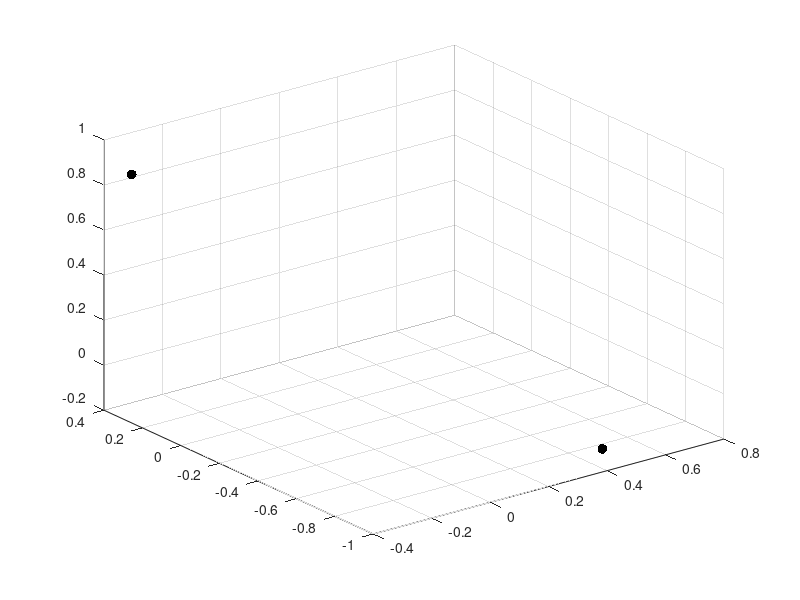

This figure's MATLAB source: (Note: this script raises an error after producing the figure.)
%data parameters
num_points = 3;
circ = false; %placed on the origin
angle = false;
%angle = 2*pi/9; %angle for the circle from the origin in the direction of the z axis
reg = true; %regular spacing
frame = 1; %set this to 6 for point frame data
num_samples = 1000

%choose the distance in the optimization problem
%chord = chordal
%chors = chordal squared
%geodi = geodesic
%geods = geodesic squared
opt_type = 'chord';

epsilon = .000001; %convergence criteria (squared sine of angles between consecutive iterations)
init = 'random'; %algorithm initialization (start at flag mean if not 'random')

%generate the data
N = num_points-1;
labels = [1:num_points];
label_names = labels;
theta = pi*rand(N,1)/4;
phi = 2*pi*normrnd(0,.2,[N]);
data = zeros(3,num_points);
for i=1:N
    x = normrnd(0,1,3,1);
    data(:,i) = x/norm(x);
end



%data
scatter3(data(1,1:N),data(2,1:N),data(3,1:N),ones(N,1)*50,'k','filled')
hold on

for ii=1:num_samples
    %randomize the N+1st point
%     theta = pi*rand()/4;
%     phi = 2*pi*normrnd(0,.2);
%     data(1,num_points) = sin(theta)*cos(phi);
%     data(2,num_points) = sin(theta)*sin(phi);
%     data(3,num_points) = cos(theta);
    x = normrnd(0,1,3,1);
    data(:,num_points) = x/norm(x);
    


    %compute the sln to opt problem via flag
    %medn = the solution
    %err = error at each iteration
    %weights = weights at each iteration
    %ii = number of iteratioms
    %init_pt = starting point
    %point at each iteration (y(1) = init_pt)
    [medn,err,weights,ii,init_pt,y] = reweighted_flag(data,labels,label_names,epsilon,init,opt_type);

    %bonus point
    %scatter3(data(1,num_points),data(2,num_points),data(3,num_points)+.02,20,'g','filled')

    %median
    if medn(3)<0
        scatter3(-medn(1),-medn(2),-medn(3), 1,'r','filled')
    else
        scatter3(medn(1),medn(2),medn(3), 1,'r','filled')
    end

    
    %mean
    if opt_type =='chord'
        X = zeros(3,num_points);
        for i=1:num_points
            X(:,1+(i-1):i) = data(:,1+(i-1):i);
        end
        [Yall,S,V] = svd(X);
        mn = Yall(:,1)/norm(Yall(:,1));
    elseif opt_type == 'geodi'
        [mn,err, weights,ii,init_pt,y] = karcher_mean(data,labels,label_names,epsilon,init, opt_type);
    else
        print('opt_type error')
    end
    if mn(3)<0
        scatter3(-mn(1),-mn(2),-mn(3)+.01, 1,'b','filled')
    else
        scatter3(mn(1),mn(2),mn(3)+.01, 1,'b','filled')
    end
end

legend('Data','Median','Mean')
title('Chordal Distance')

    
